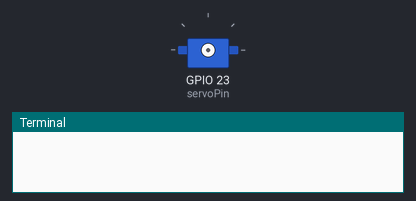
A program run on a simulated Raspberry Pi (BCM pin numbers). Shown: servo, the last lines printed to the terminal. Servo angles are drawn from the pulse width (0.5 ms = 0°, 2.5 ms = 180°). At 20.0 s the program stops and its outputs stay as they are.

Above: at 0.1 s.
At 8.1 s:
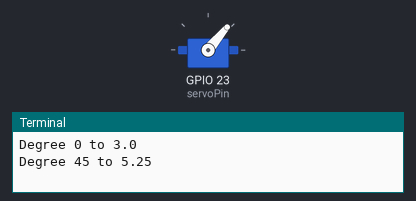
At 11.1 s:
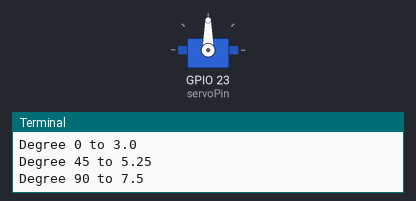
At 17.1 s:
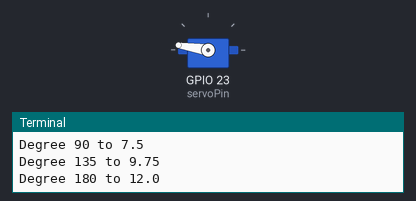
Timing chart, 0 to 18.6 s (numbered marks = the images above):
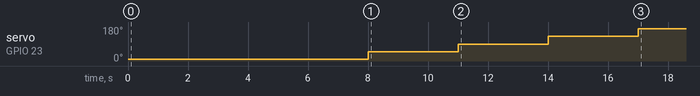

Measured:
- by itself, servo on GPIO 23 (servoPin): 9° → 50° at 8.0 s, → 90° 3.0 s later, → 131° 3.0 s later, → 171° 3.0 s later

The program:

gpio22_servo.py
```python
import RPi.GPIO as GPIO
import time

servoPin = 23
SERVO_MAX_DUTY = 12 # 서보 최대180도 위치 주기
SERVO_MIN_DUTY = 3  # 서버 최소0도 위치 주기

GPIO.setmode(GPIO.BCM)
GPIO.setup(servoPin, GPIO.OUT)

m = GPIO.PWM(servoPin, 50)
m.start(0)

def setServoPos(degree):
    if degree > 180:
        degree = 180

    duty = SERVO_MIN_DUTY+(degree*(SERVO_MAX_DUTY-SERVO_MIN_DUTY)/180.0)
    print('Degree {} to {}'.format(degree, duty))
    m.ChangeDutyCycle(duty)

if __name__ == '__main__':
    time.sleep(5)
    setServoPos(0)
    time.sleep(3)
    setServoPos(45)
    time.sleep(3)
    setServoPos(90)
    time.sleep(3)
    setServoPos(90+45)
    time.sleep(3)
    setServoPos(180)
    time.sleep(3)

    m.stop()
    GPIO.cleanup()
```
